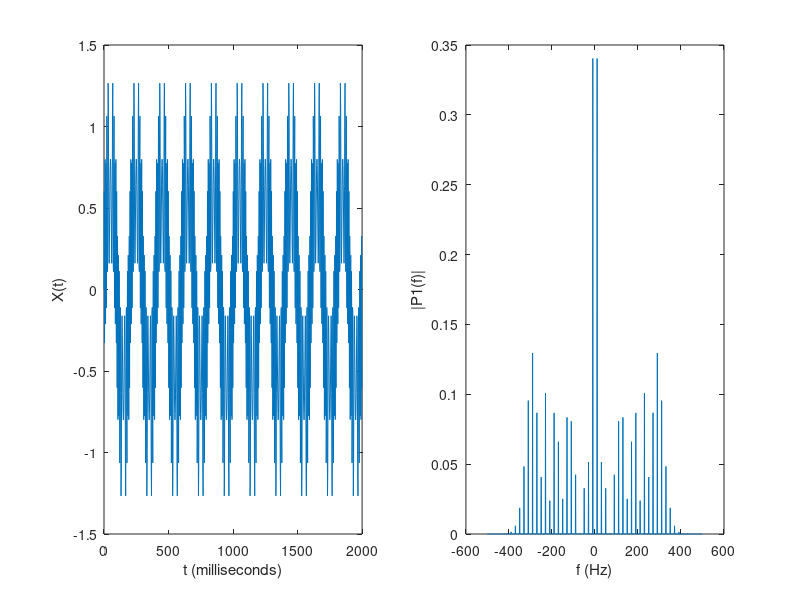
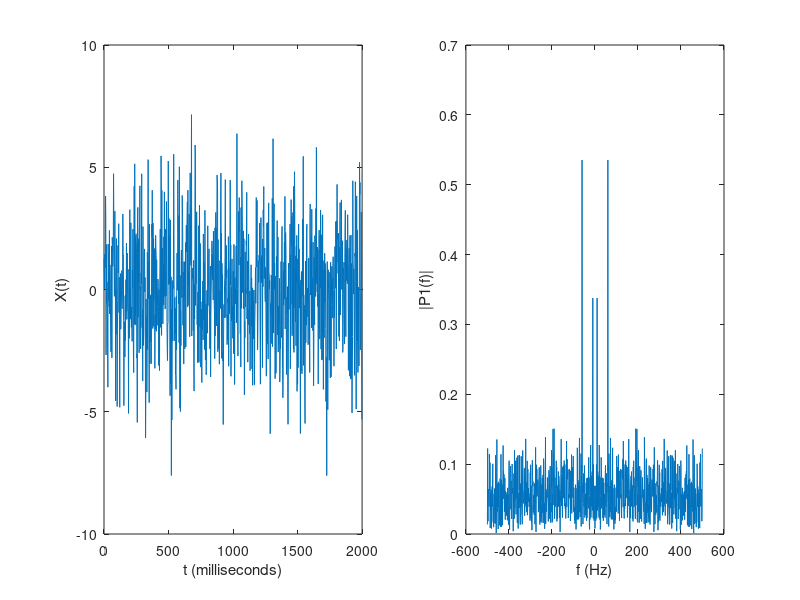
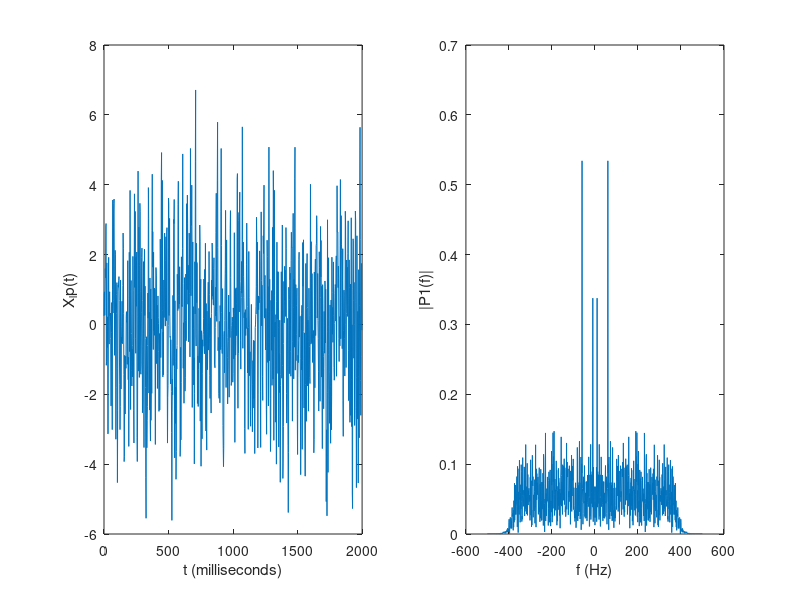
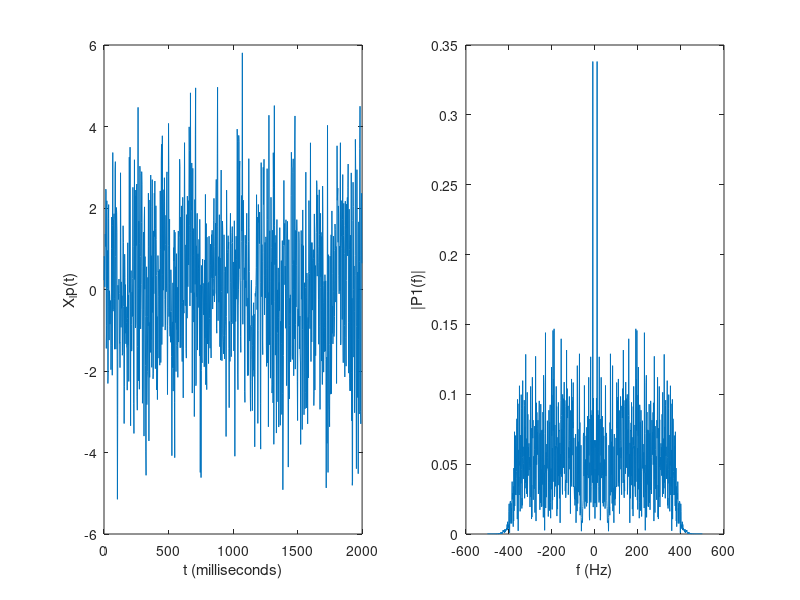

These figures' MATLAB source, in order:
clear
close all

%% setting up data
Fs = 1000;            % Sampling frequency
T = 2/Fs;             % Sampling period
L = 1000;             % Length of signal
t = (0:L-1)*T;        % Time vector
w = 10*pi;

S = 0.8*sin(w*t) + 0.6*sin(w*sin(w*t));
%S = 0.8*sin(w*t) + 0.4*sin(0.5*w*t);

figure(1)
subplot(121)
plot(1000*t, S)
xlabel('t (milliseconds)')
ylabel('X(t)')

subplot(122)
Y = fftshift(abs(fft(S)/L));
f = Fs*((-L/2):(L-1)/2)/L;
plot(f,Y)
xlabel('f (Hz)')
ylabel('|P1(f)|')

%% adding noise
X = S + sin(60*pi*t) + 2*randn(size(t));  

figure(2)
subplot(121)
plot(1000*t, X)
xlabel('t (milliseconds)')
ylabel('X(t)')

subplot(122)
Y_ns = fftshift(abs(fft(X)/L));
f = Fs*((-L/2):(L-1)/2)/L;
plot(f,Y_ns)
xlabel('f (Hz)')
ylabel('|P1(f)|')


%% lowpass butterworth at 370 Hz
fc = 370;
Fs = 1000;

[b,a] = butter(6,fc/(Fs/2));
% freqz(b,a)

X_lp = filter(b, a, X);

figure(3)
subplot(121)
plot(1000*t, X_lp)
xlabel('t (milliseconds)')
ylabel('X_lp(t)')

subplot(122)
Y_lp = fftshift(abs(fft(X_lp)/L));
f = Fs*((-L/2):(L-1)/2)/L;
plot(f,Y_lp)
xlabel('f (Hz)')
ylabel('|P1(f)|')

%% bandstop butterworth with edges at 0.2 pi and 0.6 pi
fc = [55 65];
Fs = 1000;

[b,a] = butter(3,fc/(Fs/2),'stop');
% freqz(b,a)

X_bs = filter(b, a, X_lp);

figure(4)
subplot(121)
plot(1000*t, X_bs)
xlabel('t (milliseconds)')
ylabel('X_lp(t)')

subplot(122)
Y_bs = fftshift(abs(fft(X_bs)/L));
f = Fs*((-L/2):(L-1)/2)/L;
plot(f,Y_bs)
xlabel('f (Hz)')
ylabel('|P1(f)|')
